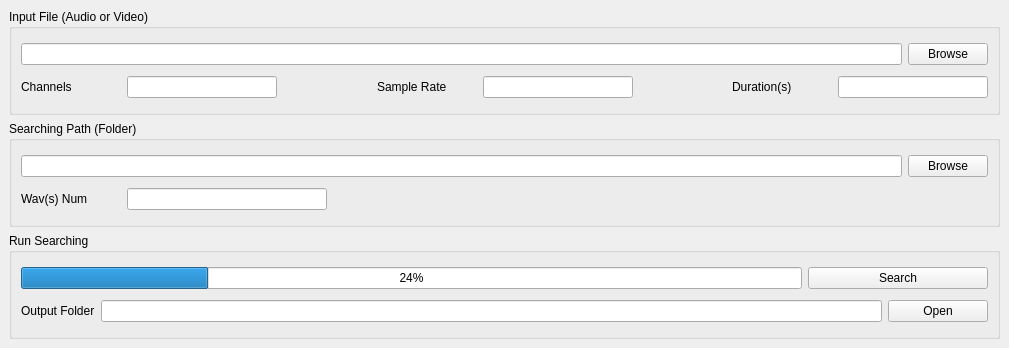
<?xml version="1.0" encoding="UTF-8"?>
<ui version="4.0">
 <class>MainWindow</class>
 <widget class="QMainWindow" name="MainWindow">
  <property name="geometry">
   <rect>
    <x>0</x>
    <y>0</y>
    <width>1009</width>
    <height>348</height>
   </rect>
  </property>
  <property name="windowTitle">
   <string>FFAudioMatcher</string>
  </property>
  <widget class="QWidget" name="centralwidget">
   <layout class="QVBoxLayout" name="verticalLayout_2">
    <item>
     <layout class="QVBoxLayout" name="verticalLayout">
      <item>
       <widget class="QGroupBox" name="groupBox">
        <property name="title">
         <string>Input File (Audio or Video)</string>
        </property>
        <layout class="QVBoxLayout" name="verticalLayout_4">
         <item>
          <layout class="QHBoxLayout" name="horizontalLayout_2">
           <item>
            <widget class="QLineEdit" name="lineEditInputFile"/>
           </item>
           <item>
            <widget class="QPushButton" name="pushButtonBrowseInput">
             <property name="text">
              <string>Browse</string>
             </property>
            </widget>
           </item>
          </layout>
         </item>
         <item>
          <layout class="QHBoxLayout" name="horizontalLayout_6">
           <item>
            <widget class="QLabel" name="label_2">
             <property name="minimumSize">
              <size>
               <width>100</width>
               <height>0</height>
              </size>
             </property>
             <property name="text">
              <string>Channels</string>
             </property>
            </widget>
           </item>
           <item>
            <widget class="QLineEdit" name="lineEditInputChannel">
             <property name="minimumSize">
              <size>
               <width>150</width>
               <height>0</height>
              </size>
             </property>
             <property name="maximumSize">
              <size>
               <width>150</width>
               <height>16777215</height>
              </size>
             </property>
             <property name="readOnly">
              <bool>true</bool>
             </property>
            </widget>
           </item>
           <item>
            <spacer name="horizontalSpacer">
             <property name="orientation">
              <enum>Qt::Horizontal</enum>
             </property>
             <property name="sizeHint" stdset="0">
              <size>
               <width>40</width>
               <height>20</height>
              </size>
             </property>
            </spacer>
           </item>
           <item>
            <widget class="QLabel" name="label_3">
             <property name="minimumSize">
              <size>
               <width>100</width>
               <height>0</height>
              </size>
             </property>
             <property name="text">
              <string>Sample Rate</string>
             </property>
            </widget>
           </item>
           <item>
            <widget class="QLineEdit" name="lineEditInputSampleRate">
             <property name="minimumSize">
              <size>
               <width>150</width>
               <height>0</height>
              </size>
             </property>
             <property name="maximumSize">
              <size>
               <width>150</width>
               <height>16777215</height>
              </size>
             </property>
             <property name="readOnly">
              <bool>true</bool>
             </property>
            </widget>
           </item>
           <item>
            <spacer name="horizontalSpacer_2">
             <property name="orientation">
              <enum>Qt::Horizontal</enum>
             </property>
             <property name="sizeHint" stdset="0">
              <size>
               <width>40</width>
               <height>20</height>
              </size>
             </property>
            </spacer>
           </item>
           <item>
            <widget class="QLabel" name="label_4">
             <property name="minimumSize">
              <size>
               <width>100</width>
               <height>0</height>
              </size>
             </property>
             <property name="text">
              <string>Duration(s)</string>
             </property>
            </widget>
           </item>
           <item>
            <widget class="QLineEdit" name="lineEditInputDuration">
             <property name="minimumSize">
              <size>
               <width>150</width>
               <height>0</height>
              </size>
             </property>
             <property name="maximumSize">
              <size>
               <width>150</width>
               <height>16777215</height>
              </size>
             </property>
             <property name="readOnly">
              <bool>true</bool>
             </property>
            </widget>
           </item>
          </layout>
         </item>
        </layout>
       </widget>
      </item>
      <item>
       <widget class="QGroupBox" name="groupBox_2">
        <property name="title">
         <string>Searching Path (Folder)</string>
        </property>
        <layout class="QVBoxLayout" name="verticalLayout_5">
         <item>
          <layout class="QHBoxLayout" name="horizontalLayout_3">
           <item>
            <widget class="QLineEdit" name="lineEditSearchingPath"/>
           </item>
           <item>
            <widget class="QPushButton" name="pushButtonBrowseSearching">
             <property name="text">
              <string>Browse</string>
             </property>
            </widget>
           </item>
          </layout>
         </item>
         <item>
          <layout class="QHBoxLayout" name="horizontalLayout_7">
           <item>
            <widget class="QLabel" name="label_5">
             <property name="minimumSize">
              <size>
               <width>100</width>
               <height>0</height>
              </size>
             </property>
             <property name="maximumSize">
              <size>
               <width>100</width>
               <height>16777215</height>
              </size>
             </property>
             <property name="text">
              <string>Wav(s) Num</string>
             </property>
            </widget>
           </item>
           <item>
            <widget class="QLineEdit" name="lineEditSearchWavNum">
             <property name="minimumSize">
              <size>
               <width>200</width>
               <height>0</height>
              </size>
             </property>
             <property name="maximumSize">
              <size>
               <width>200</width>
               <height>16777215</height>
              </size>
             </property>
             <property name="readOnly">
              <bool>true</bool>
             </property>
            </widget>
           </item>
           <item>
            <spacer name="horizontalSpacer_3">
             <property name="orientation">
              <enum>Qt::Horizontal</enum>
             </property>
             <property name="sizeHint" stdset="0">
              <size>
               <width>40</width>
               <height>20</height>
              </size>
             </property>
            </spacer>
           </item>
          </layout>
         </item>
        </layout>
       </widget>
      </item>
      <item>
       <widget class="QGroupBox" name="groupBox_3">
        <property name="title">
         <string>Run Searching</string>
        </property>
        <layout class="QVBoxLayout" name="verticalLayout_3">
         <item>
          <layout class="QHBoxLayout" name="horizontalLayout_4">
           <item>
            <widget class="QProgressBar" name="progressBar">
             <property name="value">
              <number>24</number>
             </property>
            </widget>
           </item>
           <item>
            <widget class="QPushButton" name="pushButtonRun">
             <property name="minimumSize">
              <size>
               <width>180</width>
               <height>0</height>
              </size>
             </property>
             <property name="text">
              <string>Search</string>
             </property>
            </widget>
           </item>
          </layout>
         </item>
         <item>
          <layout class="QHBoxLayout" name="horizontalLayout">
           <item>
            <widget class="QLabel" name="label">
             <property name="text">
              <string>Output Folder</string>
             </property>
            </widget>
           </item>
           <item>
            <widget class="QLineEdit" name="lineEditOutputFolder">
             <property name="readOnly">
              <bool>true</bool>
             </property>
            </widget>
           </item>
           <item>
            <widget class="QPushButton" name="pushButtonOpenOutput">
             <property name="minimumSize">
              <size>
               <width>100</width>
               <height>0</height>
              </size>
             </property>
             <property name="text">
              <string>Open</string>
             </property>
            </widget>
           </item>
          </layout>
         </item>
        </layout>
       </widget>
      </item>
     </layout>
    </item>
   </layout>
  </widget>
 </widget>
 <resources/>
 <connections/>
</ui>
